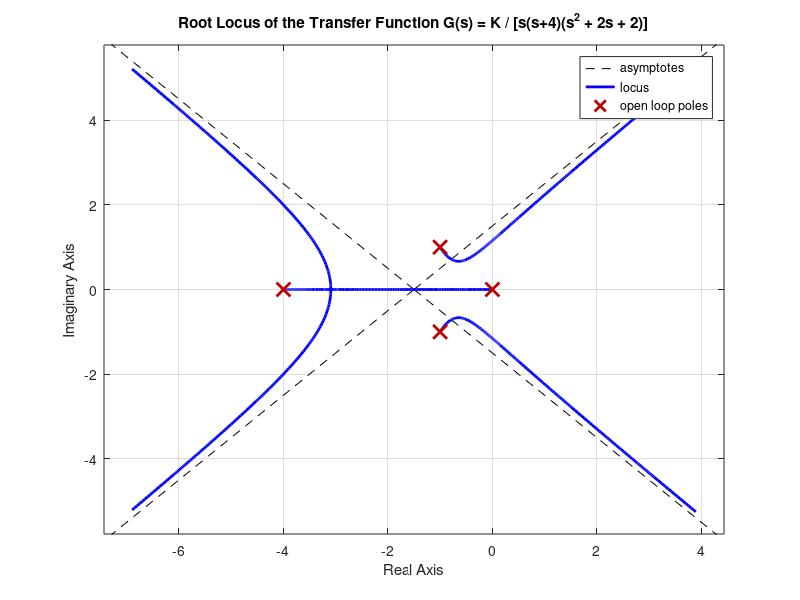

Write MATLAB code to recreate this figure.
% Define the transfer function G(s)
K = 1;  % Assuming K=1 for now, as K varies in root locus analysis
numerator = K;  % Numerator of G(s)
denominator = conv([1, 4], [1, 0]);  % (s+4)(s)
denominator = conv(denominator, [1, 2, 2]);  % Multiply by (s^2 + 2s + 2)

% Create transfer function
sys = tf(numerator, denominator);

% Plot the root locus
figure;
rlocus(sys);
title('Root Locus of the Transfer Function G(s) = K / [s(s+4)(s^2 + 2s + 2)]');
grid on;
